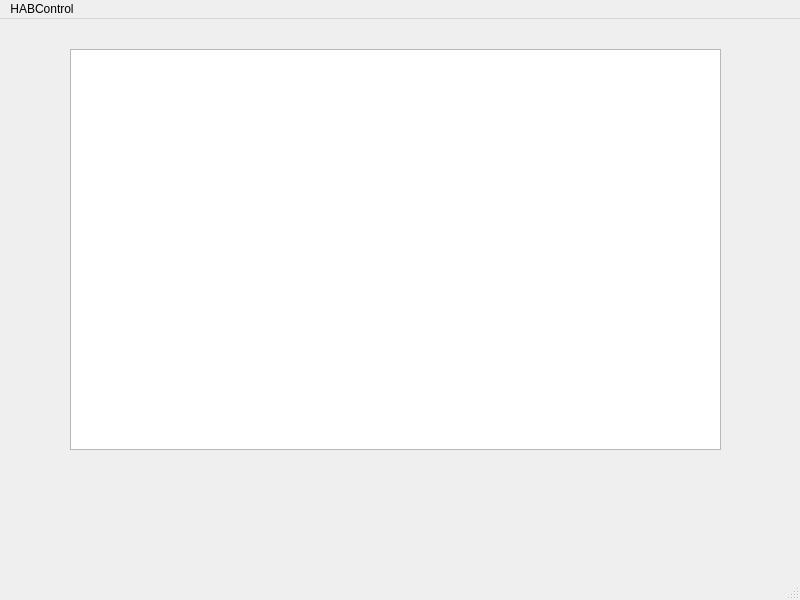
<?xml version="1.0" encoding="UTF-8"?>
<ui version="4.0">
 <class>MainWindow</class>
 <widget class="QMainWindow" name="MainWindow">
  <property name="geometry">
   <rect>
    <x>0</x>
    <y>0</y>
    <width>800</width>
    <height>600</height>
   </rect>
  </property>
  <property name="windowTitle">
   <string>MainWindow</string>
  </property>
  <widget class="QWidget" name="centralwidget">
   <widget class="QGraphicsView" name="mapView">
    <property name="geometry">
     <rect>
      <x>70</x>
      <y>30</y>
      <width>651</width>
      <height>401</height>
     </rect>
    </property>
    <property name="autoFillBackground">
     <bool>false</bool>
    </property>
   </widget>
  </widget>
  <widget class="QMenuBar" name="menubar">
   <property name="geometry">
    <rect>
     <x>0</x>
     <y>0</y>
     <width>800</width>
     <height>22</height>
    </rect>
   </property>
   <widget class="QMenu" name="menuHABControl">
    <property name="title">
     <string>HABControl</string>
    </property>
    <widget class="QMenu" name="menuAbout_HABControl">
     <property name="title">
      <string>About HABControl</string>
     </property>
     <addaction name="actionABc"/>
    </widget>
    <addaction name="menuAbout_HABControl"/>
    <addaction name="actionTest"/>
   </widget>
   <addaction name="menuHABControl"/>
  </widget>
  <widget class="QStatusBar" name="statusbar"/>
  <action name="actionTest">
   <property name="text">
    <string>Test</string>
   </property>
  </action>
  <action name="actionABc">
   <property name="text">
    <string>ABc</string>
   </property>
  </action>
 </widget>
 <resources/>
 <connections/>
</ui>
